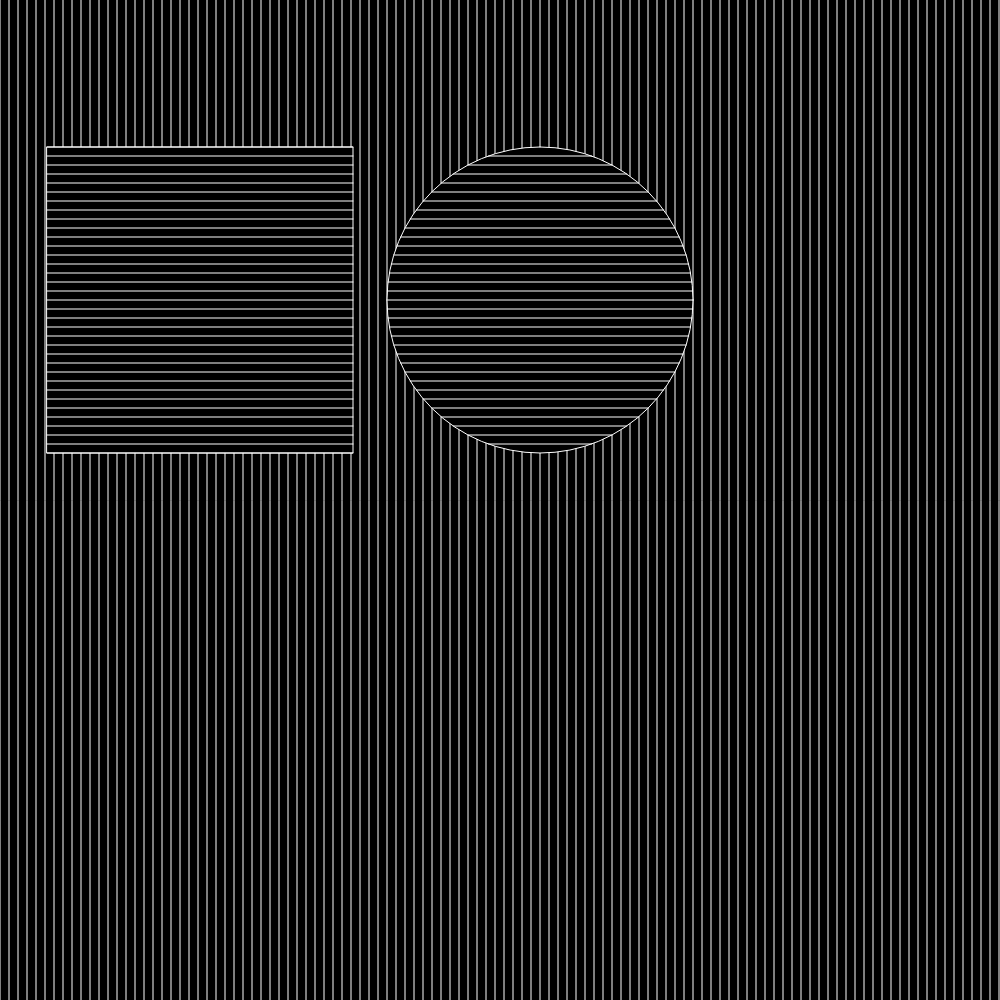
Frame 1 (no input)
Frame 60 (no input): identical to frame 1, image omitted
Frame 120 (the mouse pressed at the canvas centre since frame 60): identical to frame 1, image omitted

The p5.js sketch that drew this single still picture (run headless with seeded random() and noise() and a simulated clock; from frame 60 on, the mouse is pressed at the canvas centre):

// p5.js sketch
// ── sketch.js
let lines;
let c={x:540, y:300};
let r=153;
function setup() {
  createCanvas(1000, 1000);
}

function draw() {
  background('black');
  for(lines =0;lines<=windowWidth;lines=lines+9){
    stroke('white');
    line(lines,0,lines,windowHeight);
  }
  rectMode(CENTER);
  fill('black');
  rect(200,300,306);
  
  ellipse(540,300,306);
  
  for(lines=147;lines<454;lines=lines+9){
    line(47, lines,353,lines);
  }
  
  //for(lines=147;lines<454;lines=lines+9){
  for(let y=c.y-r;y<c.y+r;y+=9){
    let x1= c.x-Math.sqrt(r*r-(c.y-y)*(c.y-y));
    let x2= c.x + Math.sqrt(r*r - (c.y-y)*(c.y-y));
    line(x1, y,x2,y);
  }
}
